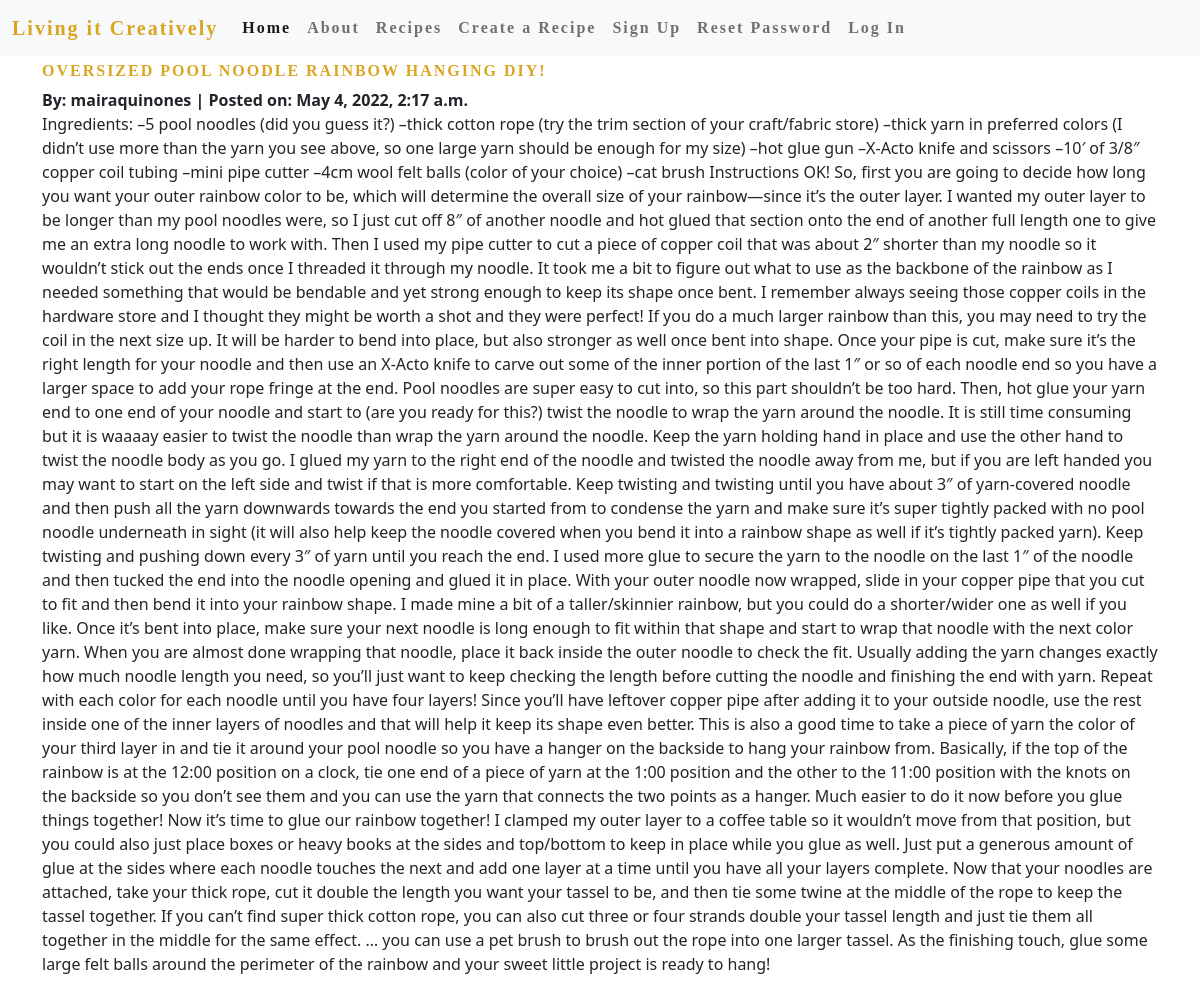
The app's page /post/1/ with its own data.
### post/models.py (models this page shows, shortened)
class Post(models.Model):
    title = models.CharField(max_length=256)
    author = models.ForeignKey(
        'auth.User',
        on_delete=models.CASCADE,
        null=True, default=None
        )
    body = models.TextField()
    created_on = models.DateTimeField(auto_now_add=True)

### post/views.py (the view)
# urls.py: path('<int:pk>/', PostDetailView.as_view(), name='post_detail'),
class PostDetailView(DetailView):
    template_name = 'post/detail.html'
    model = Post

### templates/post/detail.html (shortened to what this page needs)
{% extends 'base.html' %}
{% block content %}
    <h1>{{ post.title }}</h1>
    <strong> By: {{ post.author }} | Posted on: {{ post.created_on }}</strong>
    <p>{{ post.body }}</p>
{% endblock content %}

### static/css/base.css (style rules this page uses)
h1 { color: rgb(218, 165, 32); font-family: papyrus; font-size: medium; font-weight: bold; letter-spacing: 2px; margin-top: 5px; }

### records on screen
Post: title "OVERSIZED POOL NOODLE RAINBOW HANGING DIY!", author "mairaquinones", created_on "May 4, 2022, 2:17 a.m.", body "Ingredients: –5 pool noodles (did you guess it?) –thick cotton rope (try the trim section of your craft/fabric store) –thick yarn in preferred colors (I didn’t use more than the yarn you see above, so one large yarn should be enough for my size) –hot glue gun –X-Acto knife and scissors –10′ of 3/8″ copper coil tubing –mini pipe cutter –4cm wool felt balls (color of your choice) –cat brush Instructions OK! So, first you are going to decide how long you want your outer rainbow color to be, which will determine the overall size of your rainbow—since it’s the outer layer. I wanted my outer layer to be longer than my pool noodles were, so I just cut off 8″ of another noodle and hot glued that…"
